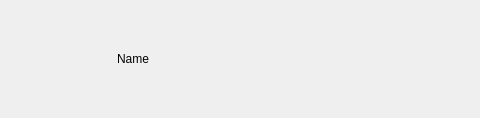
<?xml version="1.0" encoding="UTF-8"?>
<ui version="4.0">
 <class>Form</class>
 <widget class="QWidget" name="Form">
  <property name="geometry">
   <rect>
    <x>0</x>
    <y>0</y>
    <width>480</width>
    <height>118</height>
   </rect>
  </property>
  <property name="sizePolicy">
   <sizepolicy hsizetype="Maximum" vsizetype="Maximum">
    <horstretch>0</horstretch>
    <verstretch>0</verstretch>
   </sizepolicy>
  </property>
  <property name="minimumSize">
   <size>
    <width>480</width>
    <height>118</height>
   </size>
  </property>
  <property name="maximumSize">
   <size>
    <width>16777215</width>
    <height>1000</height>
   </size>
  </property>
  <property name="windowTitle">
   <string>Form</string>
  </property>
  <layout class="QHBoxLayout" name="horizontalLayout">
   <item>
    <widget class="QLabel" name="picture">
     <property name="sizePolicy">
      <sizepolicy hsizetype="Maximum" vsizetype="Fixed">
       <horstretch>0</horstretch>
       <verstretch>0</verstretch>
      </sizepolicy>
     </property>
     <property name="minimumSize">
      <size>
       <width>100</width>
       <height>100</height>
      </size>
     </property>
     <property name="text">
      <string/>
     </property>
     <property name="scaledContents">
      <bool>true</bool>
     </property>
    </widget>
   </item>
   <item>
    <widget class="QLabel" name="name">
     <property name="text">
      <string>Name</string>
     </property>
    </widget>
   </item>
  </layout>
 </widget>
 <resources/>
 <connections/>
</ui>
